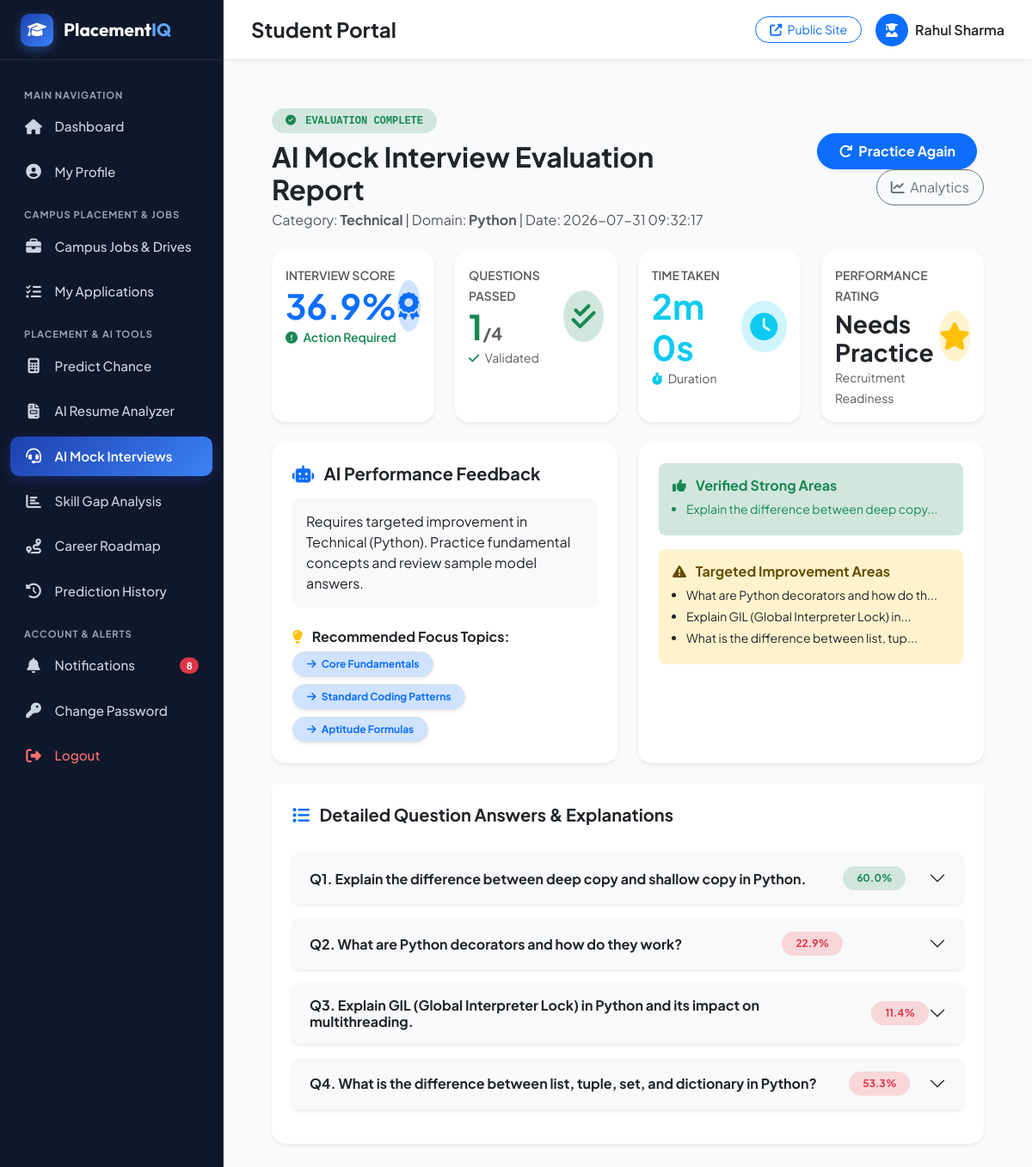
Page /student/mock-interview/result/1 (signed in) on the committed database.
### tables this page shows
CREATE TABLE mock_interviews (
            id INTEGER PRIMARY KEY AUTOINCREMENT,
            register_number TEXT NOT NULL,
            category TEXT NOT NULL,
            domain TEXT NOT NULL,
            total_questions INTEGER DEFAULT 0,
            correct_answers INTEGER DEFAULT 0,
            total_score REAL DEFAULT 0.0,
            time_taken_seconds INTEGER DEFAULT 0,
            strengths TEXT,
            weaknesses TEXT,
            feedback TEXT,
            recommended_topics TEXT,
            created_at DATETIME DEFAULT CURRENT_TIMESTAMP
        );

CREATE TABLE mock_interview_answers (
            id INTEGER PRIMARY KEY AUTOINCREMENT,
            interview_id INTEGER NOT NULL,
            question_text TEXT NOT NULL,
            user_answer TEXT,
            model_answer TEXT,
            score REAL DEFAULT 0.0,
            is_correct INTEGER DEFAULT 0,
            feedback TEXT,
            FOREIGN KEY(interview_id) REFERENCES mock_interviews(id) ON DELETE CASCADE
        );

### routes/student.py (the view)
@student_bp.route('/mock-interview/result/<int:interview_id>')
@student_login_required
def mock_interview_result(interview_id):
    interview = database.get_mock_interview(interview_id)
    if not interview:
        flash('Interview result record not found.', 'danger')
        return redirect(url_for('student.mock_interview_hub'))
    return render_template('mock_interview/result.html', interview=interview, is_student_portal=True)

### app.py (called while the page is built)
@app.context_processor
def inject_notifications():
    from flask import session
    user_type, user_id = _get_current_user_context()
    count = 0
    if user_type and user_id:
        count = database.get_unread_notification_count(user_type, user_id)
    return dict(unread_notif_count=count)

### database.py (called while the page is built)
def get_db_connection():
    if not os.path.exists(DB_DIR):
        os.makedirs(DB_DIR, exist_ok=True)
    conn = sqlite3.connect(DB_PATH)
    conn.row_factory = sqlite3.Row
    return conn

def _format_interview_row(row):
    if not row:
        return None
    d = dict(row)
    for json_col in ['strengths', 'weaknesses', 'recommended_topics']:
        if d.get(json_col):
            try:
                d[json_col] = json.loads(d[json_col])
            except Exception:
                pass
    return d

def get_mock_interview(interview_id):
    conn = get_db_connection()
    cursor = conn.cursor()
    cursor.execute("SELECT * FROM mock_interviews WHERE id = ?", (interview_id,))
    row = cursor.fetchone()
    if not row:
        conn.close()
        return None
    interview = _format_interview_row(row)
    cursor.execute("SELECT * FROM mock_interview_answers WHERE interview_id = ?", (interview_id,))
    answers = [dict(r) for r in cursor.fetchall()]
    conn.close()
    interview['answers'] = answers
    return interview

def get_unread_notification_count(user_type, user_id):
    conn = get_db_connection()
    cursor = conn.cursor()
    cursor.execute('''
        SELECT COUNT(*) as count
        FROM notifications
        WHERE user_type = ? AND user_id = ? AND is_read = 0
    ''', (user_type, str(user_id)))
    res = cursor.fetchone()
    conn.close()
    return res['count'] if res else 0

### routes/notifications.py (called while the page is built)
def _get_current_user_context():
    if session.get('student_logged_in') and session.get('student_reg'):
        return 'student', session.get('student_reg')
    elif session.get('company_logged_in') and session.get('company_id'):
        return 'company', str(session.get('company_id'))
    elif session.get('admin_logged_in'):
        return 'admin', session.get('admin_user', 'admin')
    return None, None

### routes/student.py (called while the page is built)
def student_login_required(f):
    @wraps(f)
    def decorated_function(*args, **kwargs):
        if not session.get('student_logged_in') or not session.get('student_reg'):
            flash('Please log in to access your Student Portal.', 'warning')
            return redirect(url_for('student.login', next=request.url))
        return f(*args, **kwargs)
    return decorated_function

### templates/mock_interview/result.html (shortened to what this page needs)
{% extends "student/student_base.html" if is_student_portal else "base.html" %}
{% block content %}
<div class="container-fluid px-4 py-4">
    <div class="row align-items-center mb-4">
        <div class="col-md-8">
            <span class="badge bg-success-subtle text-success px-3 py-2 rounded-pill font-monospace text-uppercase fw-semibold mb-2">
                <i class="fas fa-check-circle me-1"></i> Evaluation Complete
            </span>
            <h2 class="fw-bold text-dark mb-1">AI Mock Interview Evaluation Report</h2>
            <p class="text-muted mb-0">Category: <strong>{{ interview.category }}</strong> | Domain: <strong>{{ interview.domain }}</strong> | Date: {{ interview.created_at }}</p>
        </div>
        <div class="col-md-4 text-md-end mt-3 mt-md-0">
            {% if is_student_portal %}
                <a href="{{ url_for('student.mock_interview_hub') }}" class="btn btn-primary rounded-pill fw-bold shadow-sm px-4 py-2 me-2">
                    <i class="fas fa-redo me-1"></i> Practice Again
                </a>
                <a href="{{ url_for('student.mock_interview_dashboard') }}" class="btn btn-outline-secondary rounded-pill px-3 py-2">
                    <i class="fas fa-chart-line me-1"></i> Analytics
                </a>
            {% else %}
                <a href="{{ url_for('public.resume_analyzer_route') }}" class="btn btn-primary rounded-pill fw-bold shadow-sm px-4 py-2 me-2">
                    <i class="fas fa-redo me-1"></i> Try Resume Analyzer
                </a>
            {% endif %}
        </div>
    </div>
    <div class="row g-4 mb-4">
        <div class="col-xl-3 col-md-6">
            <div class="card border-0 shadow-sm rounded-4 p-3 bg-white h-100">
                <div class="d-flex align-items-center justify-content-between">
                    <div>
                        <span class="text-muted small fw-semibold">INTERVIEW SCORE</span>
                        <h2 class="display-6 fw-bold text-primary mb-0">{{ "%.1f"|format(interview.total_score) }}%</h2>
                        <small class="text-success fw-semibold">
                            {% if interview.total_score >= 80 %}
                                <i class="fas fa-trophy me-1"></i> High Proficiency
                            {% elif interview.total_score >= 60 %}
                                <i class="fas fa-check-circle me-1"></i> Good Competency
                            {% else %}
                                <i class="fas fa-exclamation-circle me-1"></i> Action Required
                            {% endif %}
                        </small>
                    </div>
                    <div class="avatar-lg bg-primary-subtle text-primary rounded-circle d-flex align-items-center justify-content-center" style="width: 60px; height: 60px;">
                        <i class="fas fa-award fa-2x"></i>
                    </div>
                </div>
            </div>
        </div>
        <div class="col-xl-3 col-md-6">
            <div class="card border-0 shadow-sm rounded-4 p-3 bg-white h-100">
                <div class="d-flex align-items-center justify-content-between">
                    <div>
                        <span class="text-muted small fw-semibold">QUESTIONS PASSED</span>
                        <h2 class="display-6 fw-bold text-success mb-0">{{ interview.correct_answers }}<span class="fs-5 text-muted">/{{ interview.total_questions }}</span></h2>
                        <small class="text-muted"><i class="fas fa-check text-success me-1"></i> Validated</small>
                    </div>
                    <div class="avatar-lg bg-success-subtle text-success rounded-circle d-flex align-items-center justify-content-center" style="width: 60px; height: 60px;">
                        <i class="fas fa-check-double fa-2x"></i>
                    </div>
                </div>
            </div>
        </div>
        <div class="col-xl-3 col-md-6">
            <div class="card border-0 shadow-sm rounded-4 p-3 bg-white h-100">
                <div class="d-flex align-items-center justify-content-between">
                    <div>
                        <span class="text-muted small fw-semibold">TIME TAKEN</span>
                        <h2 class="display-6 fw-bold text-info mb-0">{{ (interview.time_taken_seconds // 60) }}m {{ (interview.time_taken_seconds % 60) }}s</h2>
                        <small class="text-muted"><i class="fas fa-stopwatch text-info me-1"></i> Duration</small>
                    </div>
                    <div class="avatar-lg bg-info-subtle text-info rounded-circle d-flex align-items-center justify-content-center" style="width: 60px; height: 60px;">
                        <i class="fas fa-clock fa-2x"></i>
                    </div>
                </div>
            </div>
        </div>
        <div class="col-xl-3 col-md-6">
            <div class="card border-0 shadow-sm rounded-4 p-3 bg-white h-100">
                <div class="d-flex align-items-center justify-content-between">
                    <div>
                        <span class="text-muted small fw-semibold">PERFORMANCE RATING</span>
                        <h3 class="fw-bold text-dark mb-0 mt-1">
                            {% if interview.total_score >= 80 %}Strong Match
                            {% elif interview.total_score >= 60 %}Good Fit
                            {% else %}Needs Practice
                            {% endif %}
                        </h3>
                        <small class="text-muted">Recruitment Readiness</small>
                    </div>
                    <div class="avatar-lg bg-warning-subtle text-warning rounded-circle d-flex align-items-center justify-content-center" style="width: 60px; height: 60px;">
                        <i class="fas fa-star fa-2x"></i>
                    </div>
                </div>
            </div>
        </div>
    </div>
    <div class="row g-4 mb-4">
        <div class="col-lg-6">
            <div class="card border-0 shadow-sm rounded-4 p-4 bg-white h-100">
                <h5 class="fw-bold text-dark mb-3"><i class="fas fa-robot text-primary me-2"></i> AI Performance Feedback</h5>
                <p class="text-dark bg-light p-3 rounded-3 mb-4 fs-6">{{ interview.feedback }}</p>
                <h6 class="fw-bold text-dark mb-2"><i class="fas fa-lightbulb text-warning me-2"></i> Recommended Focus Topics:</h6>
                {% if interview.recommended_topics %}
                    <div class="d-flex flex-wrap gap-2">
                        {% for topic in interview.recommended_topics %}
                            <span class="badge bg-primary-subtle text-primary border shadow-sm px-3 py-2 rounded-pill">
                                <i class="fas fa-arrow-right me-1"></i> {{ topic }}
                            </span>
                        {% endfor %}
                    </div>
                {% endif %}
            </div>
        </div>
        <div class="col-lg-6">
            <div class="card border-0 shadow-sm rounded-4 p-4 bg-white h-100">
                <div class="p-3 bg-success-subtle text-success rounded-3 mb-3">
                    <h6 class="fw-bold mb-2"><i class="fas fa-thumbs-up me-2"></i> Verified Strong Areas</h6>
                    {% if interview.strengths %}
                        <ul class="mb-0 ps-3">
                            {% for str in interview.strengths %}
                                <li class="small mb-1">{{ str }}</li>
                            {% endfor %}
                        </ul>
                    {% endif %}
                </div>
                <div class="p-3 bg-warning-subtle text-dark rounded-3">
                    <h6 class="fw-bold text-warning-emphasis mb-2"><i class="fas fa-exclamation-triangle me-2"></i> Targeted Improvement Areas</h6>
                    {% if interview.weaknesses %}
                        <ul class="mb-0 ps-3">
                            {% for w in interview.weaknesses %}
                                <li class="small mb-1">{{ w }}</li>
                            {% endfor %}
                        </ul>
                    {% endif %}
                </div>
            </div>
        </div>
    </div>
    <div class="card border-0 shadow-sm rounded-4 mb-4">
        <div class="card-header bg-white border-0 pt-4 px-4">
            <h5 class="fw-bold text-dark mb-0"><i class="fas fa-list text-primary me-2"></i> Detailed Question Answers & Explanations</h5>
        </div>
        <div class="card-body p-4">
            {% if interview.answers %}
                <div class="accordion" id="answersAccordion">
                    {% for ans in interview.answers %}
                        <div class="accordion-item border-0 shadow-sm rounded-3 mb-3 overflow-hidden">
                            <h2 class="accordion-header" id="heading_{{ loop.index }}">
                                <button class="accordion-button collapsed bg-light text-dark fw-bold" type="button" data-bs-toggle="collapse" data-bs-target="#collapse_{{ loop.index }}" aria-expanded="false">
                                    <span class="me-3">Q{{ loop.index }}. {{ ans.question_text }}</span>
                                    <span class="ms-auto badge bg-{{ 'success' if ans.is_correct else 'danger' }}-subtle text-{{ 'success' if ans.is_correct else 'danger' }} px-3 py-2 rounded-pill">
                                        {{ "%.1f"|format(ans.score) }}%
                                    </span>
                                </button>
                            </h2>
                        </div>
                    {% endfor %}
                </div>
            {% endif %}
        </div>
    </div>
</div>
{% endblock %}

### static/css/student.css (style rules this page uses)
:root { --student-bg: #f8fafc; --student-card-bg: #ffffff; --student-sidebar-bg: #0f172a; --student-border: #e2e8f0; --student-primary: #1e40af; --student-primary-light: #3b82f6; --student-primary-gradient: linear-gradient(135deg, #1e40af 0%, #3b82f6 100%); --student-success: #10b981; --student-success-gradient: linear-gradient(135deg, #10b981 0%, #059669 100%); --student-warning: #f59e0b; --student-warning-gradient: linear-gradient(135deg, #f59e0b 0%, #d97706 100%); --student-danger: #ef4444; --student-danger-gradient: linear-gradient(135deg, #ef4444 0%, #dc2626 100%); --student-info: #0284c7; --student-info-gradient: linear-gradient(135deg, #0284c7 0%, #0369a1 100%); --student-text-main: #1e293b; --student-text-muted: #64748b; --student-sidebar-width: 260px; --student-header-height: 70px; --font-heading: 'Outfit', sans-serif; --font-body: 'Plus Jakarta Sans', sans-serif; }
body.student-body { background-color: var(--student-bg); color: var(--student-text-main); font-family: var(--font-body); margin: 0; padding: 0; min-height: 100vh; }

### rows in the picture
mock_interviews: category "Technical", domain "Python", created_at "2026-07-31 09:32:17", total_score "36.9", correct_answers "1", total_questions "4", time_taken_seconds "2", (interview.time_taken_seconds%60) "0", feedback "Requires targeted improvement in Technical (Python). Practice fundamental concepts and review sample model answers."
mock_interview_answers: question_text "Explain the difference between deep copy and shallow copy in Python.", score "60.0"
mock_interview_answers: question_text "What are Python decorators and how do they work?", score "22.9"
mock_interview_answers: question_text "Explain GIL (Global Interpreter Lock) in Python and its impact on multithreading.", score "11.4"
mock_interview_answers: question_text "What is the difference between list, tuple, set, and dictionary in Python?", score "53.3"

### other values in the picture
{{ unread_notif_count }} "8"
{{ session.get('student_name', 'Student') }} "Rahul Sharma"
{{ topic }} "Core Fundamentals" "Standard Coding Patterns" "Aptitude Formulas"
{{ str }} "Explain the difference between deep copy..."
{{ w }} "What are Python decorators and how do th..." "Explain GIL (Global Interpreter Lock) in..." "What is the difference between list, tup..."
